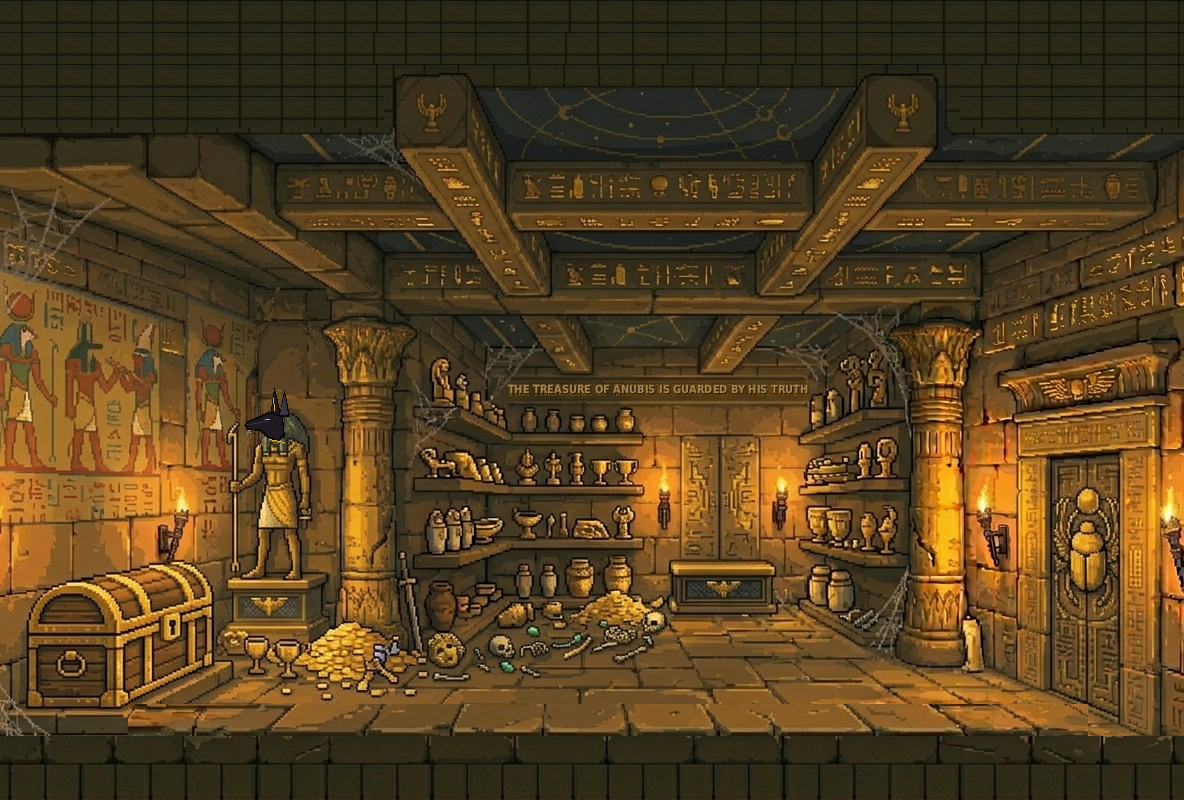

This is a level from a 2D game, rendered from its Tiled map with the project's own tilesets. A one-line summary and the complete map file follow:
An orthogonal 37x25 tile map with 32x32 px tiles, 1 tile layer (Livello tile 1), 2 tilesets and 10 objects (4x torcia, 3x solid, finish, start, scarabeo).

<map version="1.10" tiledversion="1.11.2" orientation="orthogonal" renderorder="right-down" width="37" height="25" tilewidth="32" tileheight="32" infinite="0" nextlayerid="5" nextobjectid="15">
 <properties>
  <property name="dimensionePersonaggio" type="float" value="128" />
  <property name="uscita" value="tesoro" />
  <property name="titolo" value="La stanza del tesoro" />
 </properties>
 <tileset firstgid="1" source="StanzaTesoro.tsx" />
 <tileset firstgid="1057" source="StanzaIngresso.tsx" />
 <layer id="1" name="Livello tile 1" width="37" height="25">
  <data encoding="csv">
4,5,6,4,5,6,7,8,9,10,11,12,4,5,6,7,8,9,4,5,6,7,4,5,6,4,5,6,7,8,9,10,11,12,8,9,10,
4,5,6,4,5,6,7,8,9,10,11,4,4,5,6,7,8,4,4,5,6,7,4,5,6,4,5,6,7,8,9,10,11,12,8,9,10,
4,5,6,4,5,6,7,8,9,10,11,12,17,18,19,20,21,22,23,24,25,26,27,28,29,30,31,32,33,34,4,5,6,7,8,9,10,
4,5,6,4,5,6,7,8,9,10,11,12,61,62,63,64,65,66,67,68,69,70,71,72,73,74,75,76,77,78,4,5,6,7,8,9,10,
93,94,95,96,97,98,99,100,101,102,103,104,105,106,107,108,109,110,111,112,113,114,115,116,117,118,119,120,121,122,123,124,125,126,127,128,129,
137,138,139,140,141,142,143,144,145,146,147,148,149,150,151,152,153,154,155,156,157,158,159,160,161,162,163,164,165,166,167,168,169,170,171,172,173,
181,182,183,184,185,186,187,188,189,190,191,192,193,194,195,196,197,198,199,200,201,202,203,204,205,206,207,208,209,210,211,212,213,214,215,216,217,
225,226,227,228,229,230,231,232,233,234,235,236,237,238,239,240,241,242,243,244,245,246,247,248,249,250,251,252,253,254,255,256,257,258,259,260,261,
269,270,271,272,273,274,275,276,277,278,279,280,281,282,283,284,285,286,287,288,289,290,291,292,293,294,295,296,297,298,299,300,301,302,303,304,305,
313,314,315,316,317,318,319,320,321,322,323,324,325,326,327,328,329,330,331,332,333,334,335,336,337,338,339,340,341,342,343,344,345,346,347,348,349,
357,358,359,360,361,362,363,364,365,366,367,368,369,370,371,372,373,374,375,376,377,378,379,380,381,382,383,384,385,386,387,388,389,390,391,392,393,
401,402,403,404,405,406,407,408,409,410,411,412,413,414,415,416,417,418,419,420,421,422,423,424,425,426,427,428,429,430,431,432,433,434,435,436,437,
445,446,447,448,449,450,451,452,453,454,455,456,457,458,459,460,461,462,463,464,465,466,467,468,469,470,471,472,473,474,475,476,477,478,479,480,481,
489,490,491,492,493,494,495,496,497,498,499,500,501,502,503,504,505,506,507,508,509,510,511,512,513,514,515,516,517,518,519,520,521,522,523,524,525,
533,534,535,536,537,538,539,540,541,542,543,544,545,546,547,548,549,550,551,552,553,554,555,556,557,558,559,560,561,562,563,564,565,566,567,568,569,
577,578,579,580,581,582,583,584,585,586,587,588,589,590,591,592,593,594,595,596,597,598,599,600,601,602,603,604,605,606,607,608,609,610,611,612,613,
621,622,623,624,625,626,627,628,629,630,631,632,633,634,635,636,637,638,639,640,641,642,643,644,645,646,647,648,649,650,651,652,653,654,655,656,657,
665,666,667,668,669,670,671,672,673,674,675,676,677,678,679,680,681,682,683,684,685,686,687,688,689,690,691,692,693,694,695,696,697,698,699,700,701,
709,710,711,712,713,714,715,716,717,718,719,720,721,722,723,724,725,726,727,728,729,730,731,732,733,734,735,736,737,738,739,740,741,742,743,744,745,
753,754,755,756,757,758,759,760,761,762,763,764,765,766,767,768,769,770,771,772,773,774,775,776,777,778,779,780,781,782,783,784,785,786,787,788,789,
797,798,799,800,801,802,803,804,805,806,807,808,809,810,811,812,813,814,815,816,817,818,819,820,821,822,823,824,825,826,827,828,829,830,831,832,833,
841,842,843,844,845,846,847,848,849,850,851,852,853,854,855,856,857,858,859,860,861,862,863,864,865,866,867,868,869,870,871,872,873,874,875,876,877,
885,886,887,888,934,935,936,937,938,939,940,941,942,943,944,945,946,947,948,949,950,951,952,953,954,955,956,957,958,959,960,961,962,963,919,920,921,
972,973,974,975,976,977,978,979,980,981,982,983,984,985,986,987,988,989,990,991,992,993,994,995,996,997,998,999,1000,1001,1002,1003,1004,1005,1006,1007,1008,
1016,1017,1018,1019,1020,1021,1022,1023,1024,1025,1026,1027,1028,1029,1030,1031,1032,1033,1034,1035,1036,1037,1038,1039,1040,1041,1042,1043,1044,1045,1046,1047,1048,1049,1050,1051,1052
</data>
 </layer>
 <objectgroup id="2" name="pavimento">
  <object id="1" name="solid" x="1" y="717" width="1182.83" height="83" />
 </objectgroup>
 <objectgroup id="3" name="bordo">
  <object id="5" name="solid" x="1161" y="0.5" width="22" height="717.5" />
  <object id="6" name="solid" x="-0.5" y="0.5" width="22" height="717" />
  <object id="7" name="finish" x="31" y="705">
   <polygon points="0,0 88,-2 184,-40 186,-114 159,-148 133,-146 14,-116 -8,-84" />
  </object>
  <object id="9" name="start" x="1056" y="448" width="64" height="256" />
 </objectgroup>
 <objectgroup id="4" name="decorazioni">
  <object id="10" name="scarabeo" x="225" y="683" width="24" height="24" />
  <object id="11" name="torcia" x="173" y="518" width="4" height="4" />
  <object id="12" name="torcia" x="660" y="486" width="4" height="4" />
  <object id="13" name="torcia" x="778" y="486" width="4" height="4" />
  <object id="14" name="torcia" x="982" y="493" width="4" height="4" />
 </objectgroup>
</map>
